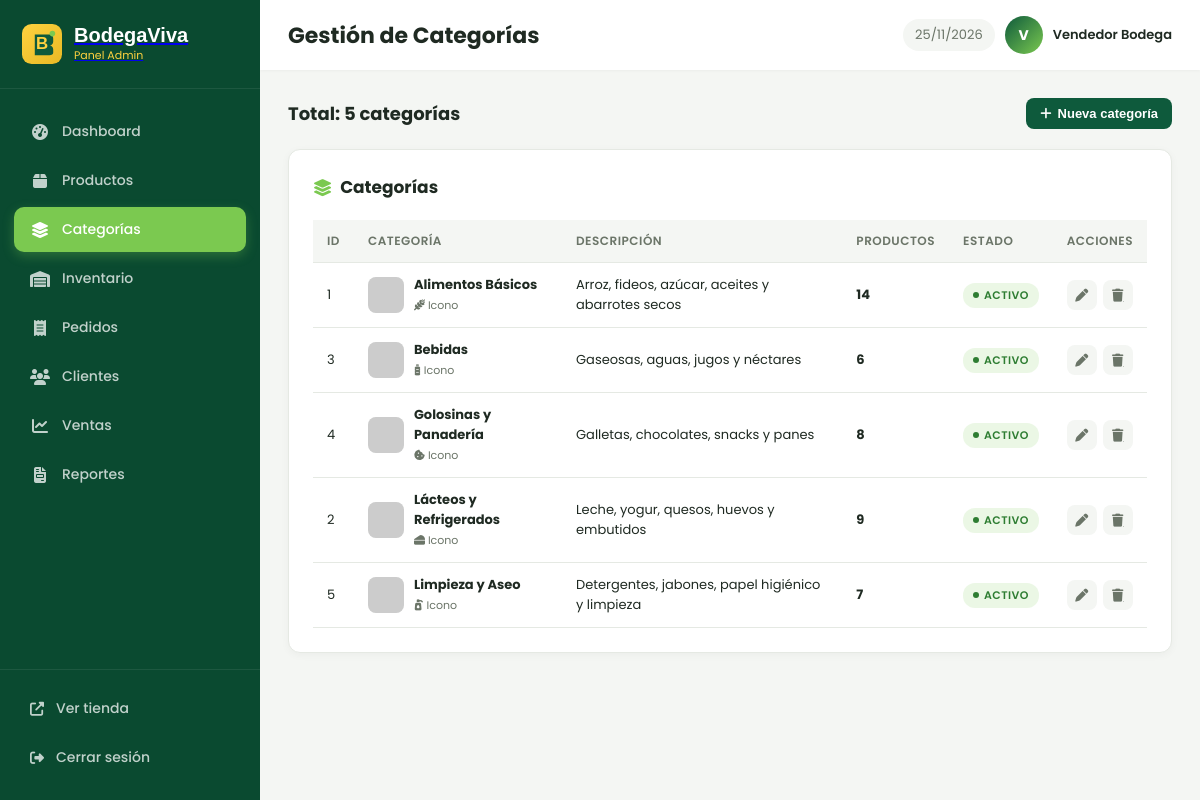
Screenshot of /admin/categorias.php (signed in) with the database file from the repository.
### tables this page shows
CREATE TABLE categorias (
    id INT(11) NOT NULL AUTO_INCREMENT,
    nombre VARCHAR(100) NOT NULL,
    descripcion TEXT,
    icono VARCHAR(50),
    imagen VARCHAR(255),
    estado TINYINT(1) DEFAULT 1,
    fecha_creacion TIMESTAMP DEFAULT CURRENT_TIMESTAMP,
    PRIMARY KEY (id)
);

### config/db.php (called while the page is built, shortened)
<?php
class Database {
    private static $instance = null;
    private $conn;
    private function __construct() {
        $this->conn = @new mysqli(DB_HOST, DB_USER, DB_PASS, DB_NAME);
        $this->conn->set_charset(DB_CHARSET);
    }
    public static function getInstance() {
        if (self::$instance === null) {
            self::$instance = new self();
        }
        return self::$instance;
    }
    public function query($sql, $params = []) {
        $stmt = $this->conn->prepare($sql);
        if (!empty($params)) {
            $types = $params[0];
            $values = array_slice($params, 1);
            $stmt->bind_param($types, ...$values);
        }
        $stmt->execute();
        return $stmt;
    }
    public function fetchAll($sql, $params = []) {
        $stmt = $this->query($sql, $params);
        $result = $stmt->get_result();
        $rows = [];
        while ($row = $result->fetch_assoc()) {
            $rows[] = $row;
        }
        return $rows;
    }
}
$db = Database::getInstance();

### includes/functions.php (called while the page is built, shortened)
<?php
require_once __DIR__ . '/../config/db.php';
function acortar($texto, $max = 80) {
    if (strlen($texto) <= $max) return $texto;
    return substr($texto, 0, $max) . '...';
}
function normalizarImagen($url) {
    if (strpos($url, 'http') === 0 || strpos($url, 'data:') === 0) return $url;
    return SITE_URL . '/' . ltrim($url, '/');
}

### admin/categorias.php (the view, shortened to what this page needs)
<?php
require_once __DIR__ . '/../config/db.php';
require_once __DIR__ . '/../includes/functions.php';
$pagina_activa = 'categorias';
$pagina_titulo = 'Gestión de Categorías';
require_once __DIR__ . '/../includes/header_admin.php';
$categorias = $db->fetchAll("
    SELECT c.*, COUNT(p.id) AS total_productos
    FROM categorias c
    LEFT JOIN productos p ON c.id = p.categoria_id
    GROUP BY c.id
    ORDER BY c.nombre
");
?>
<div class="filter-bar">
    <div class="left"><h3 style="margin:0; font-size:18px; color:var(--admin-text);">Total: <?= count($categorias) ?> categorías</h3></div>
    <div class="right">
        <button onclick="openModal('modalCategoria')" class="btn-admin btn-admin-primary">
            <i class="fa-solid fa-plus"></i> Nueva categoría
        </button>
    </div>
</div>
<div class="panel-card">
    <div class="panel-card-header">
        <h3><i class="fa-solid fa-layer-group"></i> Categorías</h3>
    </div>
    <div class="table-responsive">
        <table class="data-table">
            <thead>
                <tr>
                    <th>ID</th>
                    <th>Categoría</th>
                    <th>Descripción</th>
                    <th>Productos</th>
                    <th>Estado</th>
                    <th>Acciones</th>
                </tr>
            </thead>
            <tbody>
                <?php foreach ($categorias as $c): ?>
                    <tr>
                        <td data-label="ID"><?= $c['id'] ?></td>
                        <td data-label="Categoría">
                            <div class="product-cell">
                                <div class="product-thumb">
                                    <img src="<?= normalizarImagen($c['imagen']) ?>" alt="" onerror="this.src='https://via.placeholder.com/40/0E5A3C/FFFFFF?text=C'">
                                </div>
                                <div class="product-info">
                                    <strong><?= htmlspecialchars($c['nombre']) ?></strong>
                                    <span><i class="fa-solid <?= htmlspecialchars($c['icono']) ?>"></i> Icono</span>
                                </div>
                            </div>
                        </td>
                        <td data-label="Descripción"><?= htmlspecialchars(acortar($c['descripcion'], 60)) ?></td>
                        <td data-label="Productos"><strong><?= $c['total_productos'] ?></strong></td>
                        <td data-label="Estado">
                            <?php if ($c['estado'] == 1): ?>
                                <span class="badge-status success">Activo</span>
                            <?php else: ?>
                                <span class="badge-status danger">Inactivo</span>
                            <?php endif; ?>
                        </td>
                        <td data-label="Acciones">
                            <div class="row-actions">
                                <button onclick='editarCategoria(<?= json_encode($c, JSON_HEX_APOS|JSON_HEX_QUOT) ?>)' class="icon-action" title="Editar">
                                    <i class="fa-solid fa-pen"></i>
                                </button>
                                <a href="<?= SITE_URL ?>/admin/categorias.php?accion=eliminar&id=<?= $c['id'] ?>"
                                   class="icon-action danger" data-confirm="¿Eliminar la categoría <?= htmlspecialchars($c['nombre']) ?>?">
                                    <i class="fa-solid fa-trash"></i>
                                </a>
                            </div>
                        </td>
                    </tr>
                <?php endforeach; ?>
            </tbody>
        </table>
    </div>
</div>
<?php include __DIR__ . '/../includes/footer_admin.php'; ?>

### includes/header_admin.php (shortened to what this page needs)
<?php
require_once __DIR__ . '/../config/db.php';
require_once __DIR__ . '/../includes/functions.php';
$pagina_activa = $pagina_activa ?? '';
$admin_nombre = $_SESSION['admin_nombre'] ?? 'Administrador';
$pagina_titulo = $pagina_titulo ?? 'Panel';
?>
<!DOCTYPE html>
<html lang="es">
<head>
    <link rel="stylesheet" href="https://cdnjs.cloudflare.com/ajax/libs/font-awesome/6.5.1/css/all.min.css">
    <link rel="stylesheet" href="<?= SITE_URL ?>/css/admin.css">
</head>
<body class="admin-body">
<div class="admin-layout">
    <aside class="sidebar" id="sidebar">
        <div class="sidebar-header">
            <a href="<?= SITE_URL ?>/admin/dashboard.php" class="sidebar-logo">
                <div class="logo-icon">
                    <svg viewBox="0 0 100 100" xmlns="http://www.w3.org/2000/svg">
                        <text x="50" y="62" font-family="Arial" font-weight="900" font-size="42" text-anchor="middle" fill="#FFD23F">B</text>
                    </svg>
                </div>
                <div>
                    <span class="logo-name"><?= SITE_NAME ?></span>
                    <span class="logo-slogan">Panel Admin</span>
                </div>
            </a>
        </div>
        <nav class="sidebar-nav">
            <a href="<?= SITE_URL ?>/admin/dashboard.php" class="<?= $pagina_activa === 'dashboard' ? 'active' : '' ?>">
                <i class="fa-solid fa-gauge-high"></i> <span>Dashboard</span>
            </a>
            <a href="<?= SITE_URL ?>/admin/productos.php" class="<?= $pagina_activa === 'productos' ? 'active' : '' ?>">
                <i class="fa-solid fa-box"></i> <span>Productos</span>
            </a>
            <a href="<?= SITE_URL ?>/admin/categorias.php" class="<?= $pagina_activa === 'categorias' ? 'active' : '' ?>">
                <i class="fa-solid fa-layer-group"></i> <span>Categorías</span>
            </a>
            <a href="<?= SITE_URL ?>/admin/inventario.php" class="<?= $pagina_activa === 'inventario' ? 'active' : '' ?>">
                <i class="fa-solid fa-warehouse"></i> <span>Inventario</span>
            </a>
            <a href="<?= SITE_URL ?>/admin/pedidos.php" class="<?= $pagina_activa === 'pedidos' ? 'active' : '' ?>">
                <i class="fa-solid fa-receipt"></i> <span>Pedidos</span>
            </a>
            <a href="<?= SITE_URL ?>/admin/clientes.php" class="<?= $pagina_activa === 'clientes' ? 'active' : '' ?>">
                <i class="fa-solid fa-users"></i> <span>Clientes</span>
            </a>
            <a href="<?= SITE_URL ?>/admin/ventas.php" class="<?= $pagina_activa === 'ventas' ? 'active' : '' ?>">
                <i class="fa-solid fa-chart-line"></i> <span>Ventas</span>
            </a>
            <a href="<?= SITE_URL ?>/admin/reportes.php" class="<?= $pagina_activa === 'reportes' ? 'active' : '' ?>">
                <i class="fa-solid fa-file-invoice"></i> <span>Reportes</span>
            </a>
        </nav>
        <div class="sidebar-footer">
            <a href="<?= SITE_URL ?>/index.php" target="_blank" class="sidebar-link-out">
                <i class="fa-solid fa-up-right-from-square"></i> Ver tienda
            </a>
            <a href="<?= SITE_URL ?>/admin/logout.php" class="sidebar-logout">
                <i class="fa-solid fa-right-from-bracket"></i> Cerrar sesión
            </a>
        </div>
    </aside>
    <div class="admin-main">
        <header class="admin-topbar">
            <h1 class="admin-title"><?= $pagina_titulo ?></h1>
            <div class="admin-user">
                <span class="admin-date"><?= date('d/m/Y') ?></span>
                <div class="admin-avatar">
                    <span><?= strtoupper(substr($admin_nombre, 0, 1)) ?></span>
                </div>
                <span class="admin-name"><?= htmlspecialchars($admin_nombre) ?></span>
            </div>
        </header>
        <main class="admin-content">

### includes/footer_admin.php (shortened to what this page needs)
        </main>
    </div>
</div>
</body>
</html>

### rows the page displays
categorias: id "1", nombre "Alimentos Básicos", descripcion "Arroz, fideos, azúcar, aceites y abarrotes secos", total_productos "14", estado "ACTIVO"
categorias: id "3", nombre "Bebidas", descripcion "Gaseosas, aguas, jugos y néctares", total_productos "6", estado "ACTIVO"
categorias: id "4", nombre "Golosinas y Panadería", descripcion "Galletas, chocolates, snacks y panes", total_productos "8", estado "ACTIVO"
categorias: id "2", nombre "Lácteos y Refrigerados", descripcion "Leche, yogur, quesos, huevos y embutidos", total_productos "9", estado "ACTIVO"
categorias: id "5", nombre "Limpieza y Aseo", descripcion "Detergentes, jabones, papel higiénico y limpieza", total_productos "7", estado "ACTIVO"

### other values shown
SITE_NAME "BodegaViva"
$pagina_titulo "Gestión de Categorías"
substr($admin_nombre, 0, 1) "V"
$admin_nombre "Vendedor Bodega"
count($categorias) "5"
